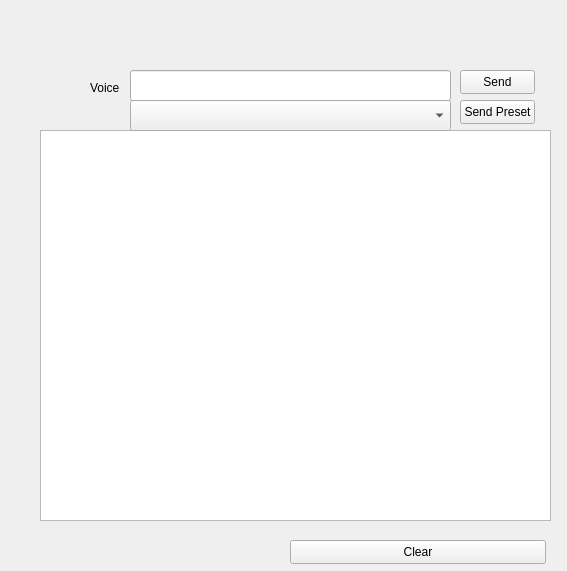
<?xml version="1.0" encoding="UTF-8"?>
<ui version="4.0">
 <class>Widget</class>
 <widget class="QWidget" name="Widget">
  <property name="geometry">
   <rect>
    <x>0</x>
    <y>0</y>
    <width>567</width>
    <height>571</height>
   </rect>
  </property>
  <property name="windowTitle">
   <string>Form</string>
  </property>
  <widget class="QPushButton" name="pushButton_2">
   <property name="geometry">
    <rect>
     <x>290</x>
     <y>540</y>
     <width>256</width>
     <height>24</height>
    </rect>
   </property>
   <property name="text">
    <string>Clear</string>
   </property>
  </widget>
  <widget class="QListWidget" name="voice_signal_list">
   <property name="geometry">
    <rect>
     <x>40</x>
     <y>130</y>
     <width>511</width>
     <height>391</height>
    </rect>
   </property>
  </widget>
  <widget class="QComboBox" name="preset_command_dropdown">
   <property name="geometry">
    <rect>
     <x>130</x>
     <y>100</y>
     <width>321</width>
     <height>31</height>
    </rect>
   </property>
   <property name="currentText">
    <string/>
   </property>
   <property name="placeholderText">
    <string>Select a preset Command</string>
   </property>
   <item>
    <property name="text">
     <string>Sit</string>
    </property>
   </item>
   <item>
    <property name="text">
     <string>Stand</string>
    </property>
   </item>
   <item>
    <property name="text">
     <string>Laydown</string>
    </property>
   </item>
   <item>
    <property name="text">
     <string>New Item</string>
    </property>
   </item>
  </widget>
  <widget class="QPushButton" name="preset_send_button">
   <property name="geometry">
    <rect>
     <x>460</x>
     <y>100</y>
     <width>75</width>
     <height>24</height>
    </rect>
   </property>
   <property name="text">
    <string>Send Preset</string>
   </property>
  </widget>
  <widget class="QPushButton" name="voice_send_button">
   <property name="geometry">
    <rect>
     <x>460</x>
     <y>70</y>
     <width>75</width>
     <height>24</height>
    </rect>
   </property>
   <property name="text">
    <string>Send</string>
   </property>
  </widget>
  <widget class="QLabel" name="voice_label">
   <property name="geometry">
    <rect>
     <x>90</x>
     <y>80</y>
     <width>29</width>
     <height>16</height>
    </rect>
   </property>
   <property name="text">
    <string>Voice</string>
   </property>
  </widget>
  <widget class="QLineEdit" name="voice_line_edit">
   <property name="geometry">
    <rect>
     <x>130</x>
     <y>70</y>
     <width>321</width>
     <height>31</height>
    </rect>
   </property>
   <property name="text">
    <string/>
   </property>
  </widget>
 </widget>
 <resources>
  <include location="resource.qrc"/>
 </resources>
 <connections/>
</ui>
